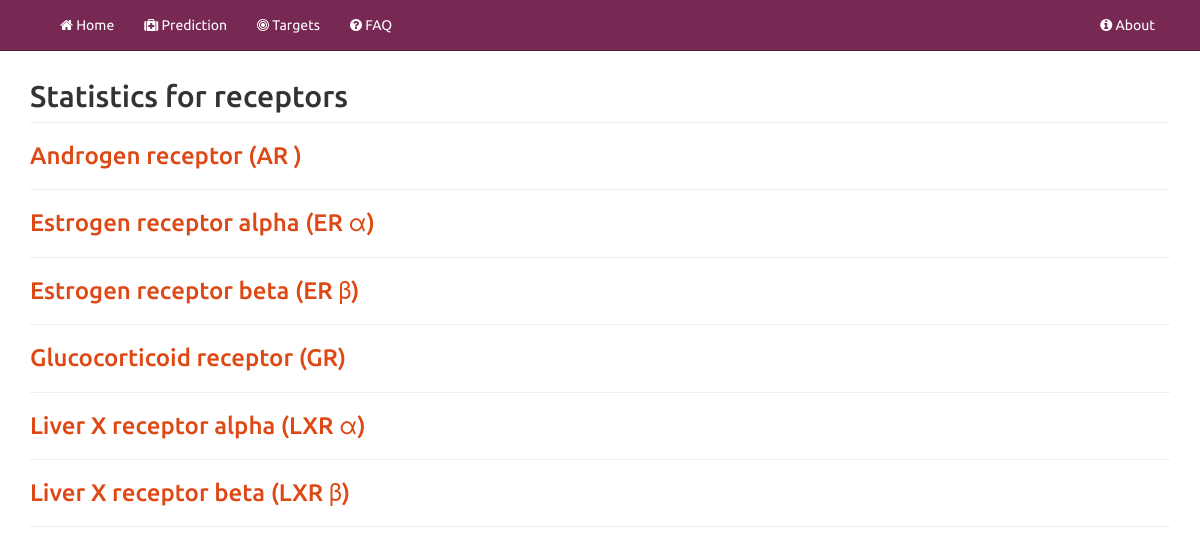
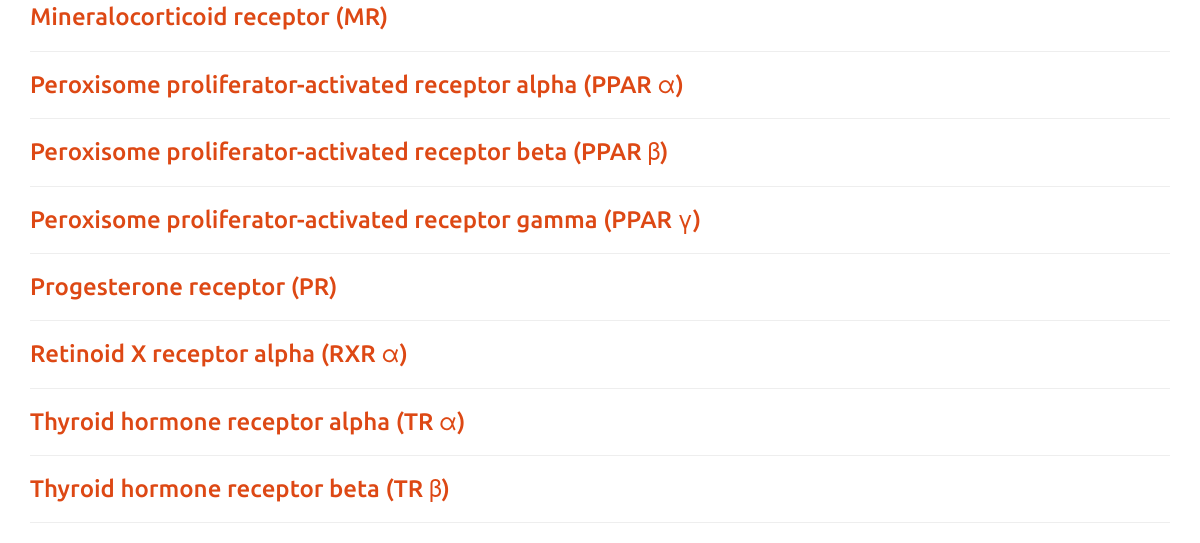
The app's page /receptors, older data (2 pictures, top to bottom).
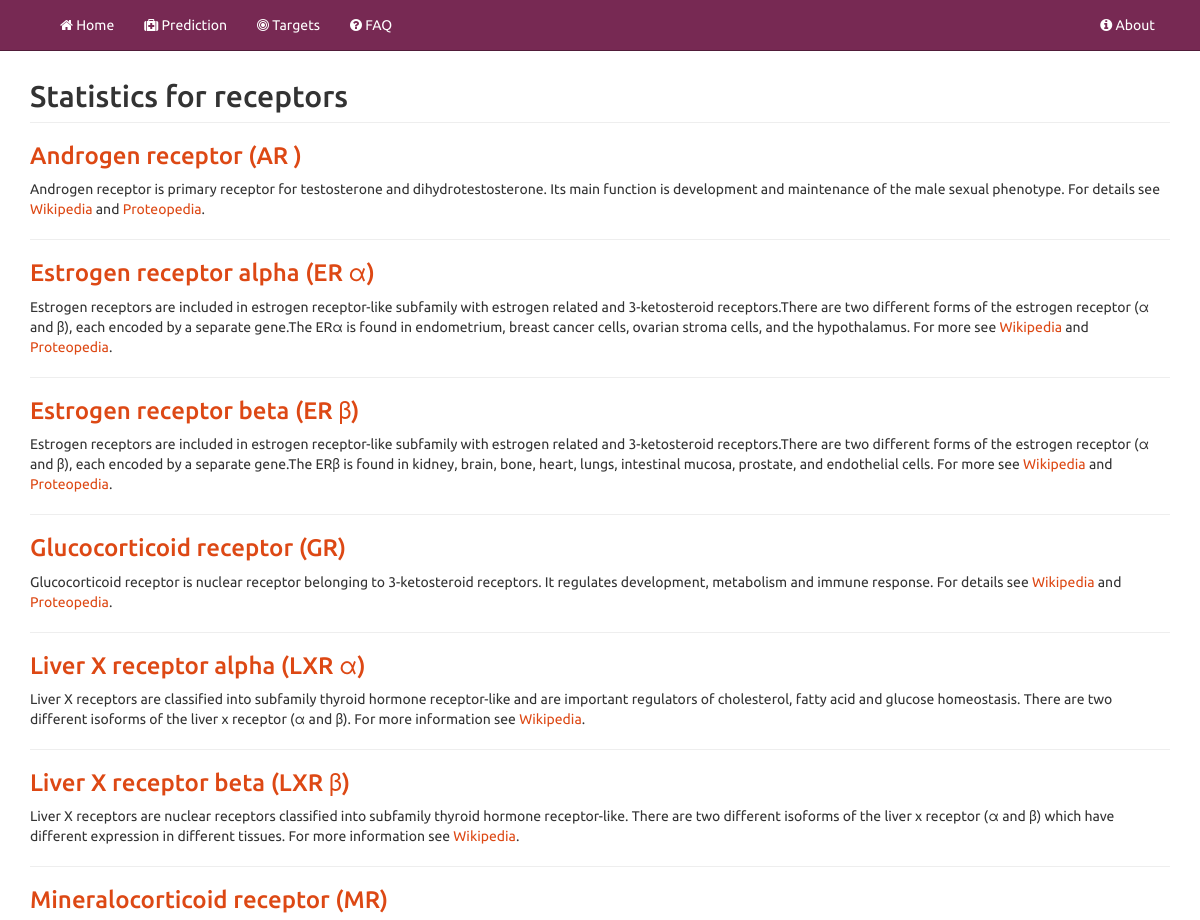
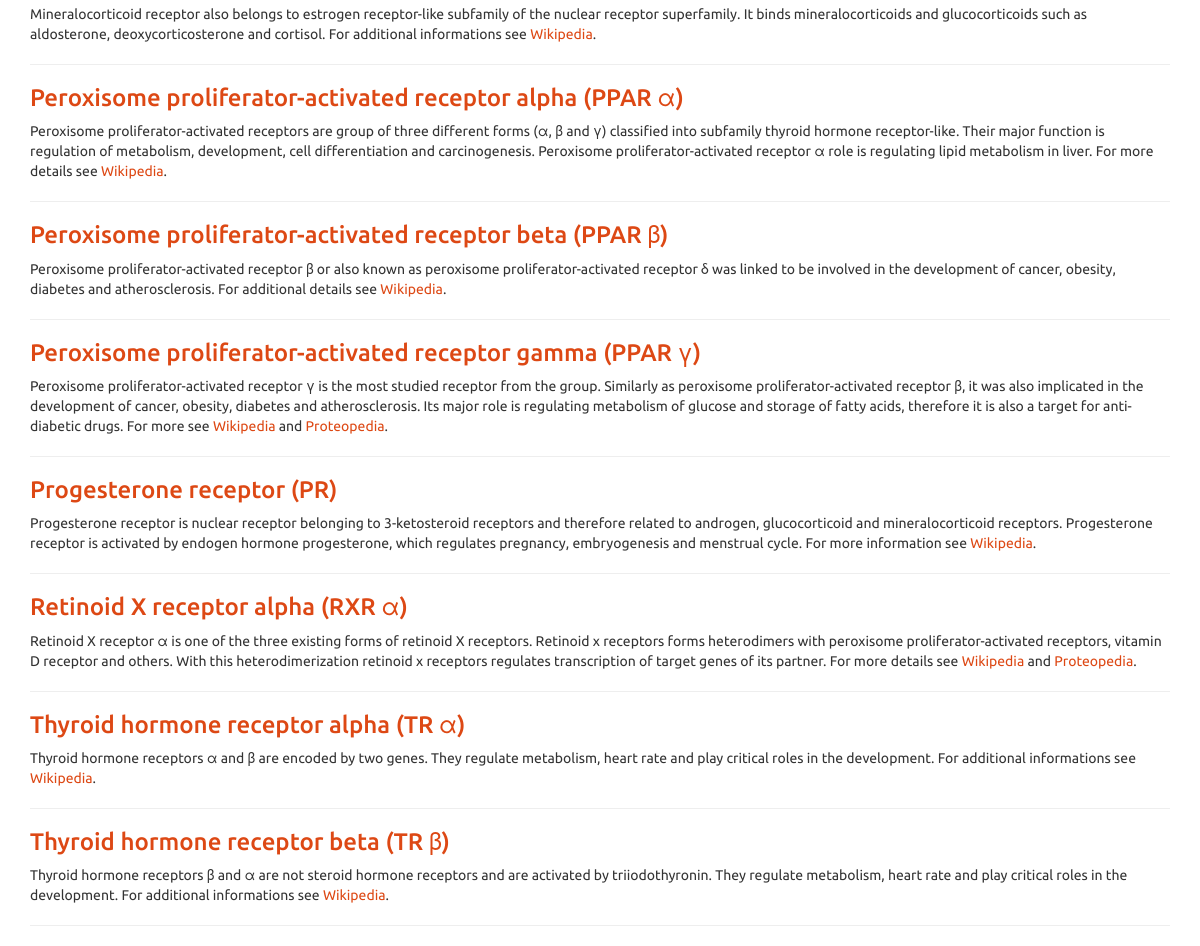
The same page, newer data (2 pictures, top to bottom).
### docking/models.py (models this page shows, shortened)
class Receptor(models.Model):
    name = models.CharField(max_length=500, blank=False)
    abbreviation = models.CharField(max_length=10, blank=False)
    pdbqt = models.CharField(max_length=50, blank=True)
    conf = models.CharField(max_length=50, blank=True)
    treshold1 = models.CharField(max_length=100, blank=True)
    treshold2 = models.FloatField(null=True, blank=True)
    auc = models.FloatField(null=True, blank=True) # AUC for ROC curve
    ef = models.FloatField(null=True, blank=True) # Enrichment factor
    roc = models.TextField(blank=True) # ROC curve in JSON format
    pdbqt_an = models.CharField(max_length=50, blank=True)
    conf_an = models.CharField(max_length=50, blank=True)
    treshold1_an = models.CharField(max_length=100, blank=True)
    treshold2_an = models.FloatField(null=True, blank=True)
    auc_an = models.FloatField(null=True, blank=True) # AUC for ROC curve
    ef_an = models.FloatField(null=True, blank=True) # Enrichment factor
    roc_an = models.TextField(blank=True) # ROC curve in JSON format
    roclegend = models.CharField(max_length=20, blank=True)
    description = models.TextField(blank=True)
    class Meta:
        ordering = ['abbreviation']

### DoTS/views.py (the view)
# urls.py: url(r'^receptors', receptors),
def receptors(request):
    allreceptors = Receptor.objects.all()
    return render(request, 'receptors.html', {'allreceptors':allreceptors})

### DoTS/templates/receptors.html
{% extends "base.html" %}
{% block content %}
<div>
<h2 class="page-header"> Statistics for receptors </h2>
</div>
{% for receptor in allreceptors %}
<div>
<section id="{{receptor.id}}">
<h3><a href="/receptor/{{receptor.id}}">{{receptor.name}} ({{receptor.abbreviation}})</a></h3>
<p>{{receptor.description|safe}}</p>
</section>
<hr>
</div>
{% endfor%}
{% endblock %}

### DoTS/templates/base.html (shortened to what this page needs)
<!DOCTYPE html>
<html lang="en">
  <head>
    <link rel="stylesheet" type="text/css" href="/static/bootstrap.css">
    <link rel="stylesheet" type="text/css" href="/static/bootstrap_united.css" >
    <link href="//netdna.bootstrapcdn.com/font-awesome/4.0.1/css/font-awesome.css" rel="stylesheet">
  </head>
  <body class="preview" id="top" data-spy="scroll" data-target=".subnav" data-offset="80">
    <header class="navbar navbar-inverse navbar-fixed-top bs-docs-nav" role="banner">
    <div class="container">
    <nav class="collapse navbar-collapse bs-navbar-collapse" role="navigation">
    <ul class="nav navbar-nav">
      <li><a href="/"><i class="fa fa-home"></i> Home</a></li>
      <li><a href="/prediction.html"><i class="fa fa-medkit"></i> Prediction</a></li>
      <li class="dropdown">
      <a class="dropdown-toggle" data-toggle="dropdown" href="/receptors.html"><i class="fa fa-bullseye"></i> Targets</a>
      <li><a href="/FAQ.html"><i class="fa fa-question-circle"></i> FAQ</a></li>
    </ul>
    <ul class="nav navbar-nav navbar-right">
      <li><a href="/about.html"><i class="fa fa-info-circle"></i> About</a></li>
    </ul>
    </nav>
  </div>
  </header>
  <div class="container body-div">
  {% block content %}
  {% endblock %}
  </div>
  </body>
</html>

### DoTS/templates/base.html (style rules this page uses)
.body-div { margin-top: 40px; }

Row changes from the older to the newer data that the page shows:
changed Receptor "Androgen receptor": description (not shown) → "Androgen receptor is primary receptor for testosterone and dihydrotestosterone. Its main function is development and maintenance of the male sexual phenotype. For details see Wikipedia and Proteopedia ."
changed Receptor "Estrogen receptor alpha": description (not shown) → "Estrogen receptors are included in estrogen receptor-like subfamily with estrogen related and 3-ketosteroid receptors.There are two different forms of the estrogen receptor (α and β), each encoded by a separate gene.The ERα is found in endometrium, breast cancer cells, ovarian stroma cells, and the hypothalamus. For more see Wikipedia and Proteopedia ."
changed Receptor "Estrogen receptor beta": description (not shown) → "Estrogen receptors are included in estrogen receptor-like subfamily with estrogen related and 3-ketosteroid receptors.There are two different forms of the estrogen receptor (α and β), each encoded by a separate gene.The ERβ is found in kidney, brain, bone, heart, lungs, intestinal mucosa, prostate, and endothelial cells. For more see Wikipedia and Proteopedia ."
changed Receptor "Glucocorticoid receptor": description (not shown) → "Glucocorticoid receptor is nuclear receptor belonging to 3-ketosteroid receptors. It regulates development, metabolism and immune response. For details see Wikipedia and Proteopedia ."
changed Receptor "Liver X receptor alpha": description (not shown) → "Liver X receptors are classified into subfamily thyroid hormone receptor-like and are important regulators of cholesterol, fatty acid and glucose homeostasis. There are two different isoforms of the liver x receptor (α and β). For more information see Wikipedia ."
changed Receptor "Liver X receptor beta": description (not shown) → "Liver X receptors are nuclear receptors classified into subfamily thyroid hormone receptor-like. There are two different isoforms of the liver x receptor (α and β) which have different expression in different tissues. For more information see Wikipedia ."
changed Receptor "Mineralocorticoid receptor": description (not shown) → "Mineralocorticoid receptor also belongs to estrogen receptor-like subfamily of the nuclear receptor superfamily. It binds mineralocorticoids and glucocorticoids such as aldosterone, deoxycorticosterone and cortisol. For additional informations see Wikipedia ."
changed Receptor "Peroxisome proliferator-activated receptor alpha": description (not shown) → "Peroxisome proliferator-activated receptors are group of three different forms (α, β and γ) classified into subfamily thyroid hormone receptor-like. Their major function is regulation of metabolism, development, cell differentiation and carcinogenesis. Peroxisome proliferator-activated receptor α role is regulating lipid metabolism in liver. For more details see Wikipedia ."
changed Receptor "Peroxisome proliferator-activated receptor beta": description (not shown) → "Peroxisome proliferator-activated receptor β or also known as peroxisome proliferator-activated receptor δ was linked to be involved in the development of cancer, obesity, diabetes and atherosclerosis. For additional details see Wikipedia ."
changed Receptor "Peroxisome proliferator-activated receptor gamma": description (not shown) → "Peroxisome proliferator-activated receptor γ is the most studied receptor from the group. Similarly as peroxisome proliferator-activated receptor β, it was also implicated in the development of cancer, obesity, diabetes and atherosclerosis. Its major role is regulating metabolism of glucose and storage of fatty acids, therefore it is also a target for anti-diabetic drugs. For more see Wikipedia and Proteopedia ."
changed Receptor "Progesterone receptor": description (not shown) → "Progesterone receptor is nuclear receptor belonging to 3-ketosteroid receptors and therefore related to androgen, glucocorticoid and mineralocorticoid receptors. Progesterone receptor is activated by endogen hormone progesterone, which regulates pregnancy, embryogenesis and menstrual cycle. For more information see Wikipedia ."
changed Receptor "Retinoid X receptor alpha": description (not shown) → "Retinoid X receptor α is one of the three existing forms of retinoid X receptors. Retinoid x receptors forms heterodimers with peroxisome proliferator-activated receptors, vitamin D receptor and others. With this heterodimerization retinoid x receptors regulates transcription of target genes of its partner. For more details see Wikipedia and Proteopedia ."
changed Receptor "Thyroid hormone receptor alpha": description (not shown) → "Thyroid hormone receptors α and β are encoded by two genes. They regulate metabolism, heart rate and play critical roles in the development. For additional informations see Wikipedia ."
changed Receptor "Thyroid hormone receptor beta": description (not shown) → "Thyroid hormone receptors β and α are not steroid hormone receptors and are activated by triiodothyronin. They regulate metabolism, heart rate and play critical roles in the development. For additional informations see Wikipedia ."
